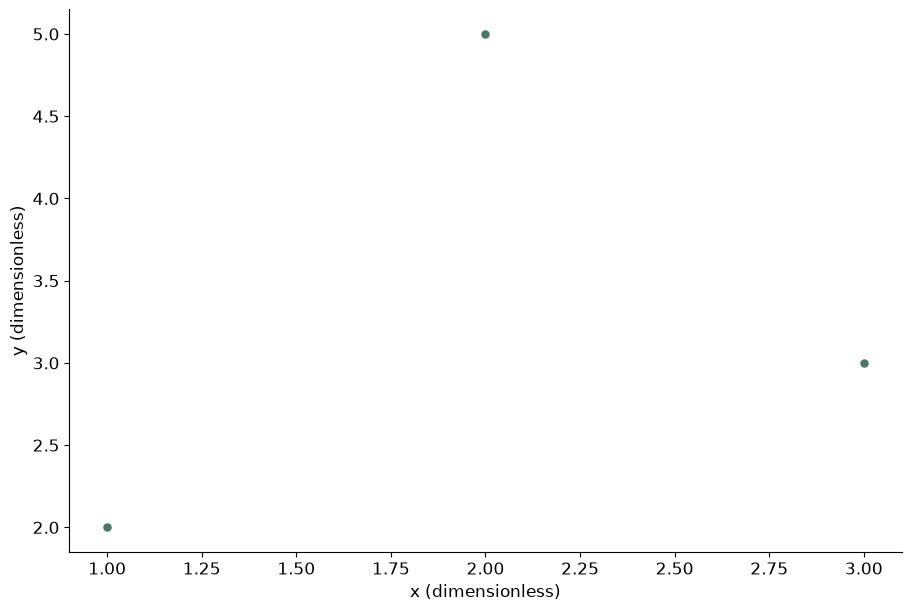

Recreate this plot in Python.
# Tuyan deterministic figure renderer v1; values are immutable source data.
import json
import math
import numpy as np
import matplotlib
matplotlib.use('Agg')
import matplotlib.pyplot as plt
from matplotlib.patches import Circle
from matplotlib.colors import ListedColormap, BoundaryNorm
d = json.loads("{\"type\":\"scatter\",\"rows\":[{\"x\":1,\"y\":2,\"size\":2},{\"x\":2,\"y\":5,\"size\":4},{\"x\":3,\"y\":3,\"size\":3}],\"units\":{\"value\":\"dimensionless\",\"x\":\"dimensionless\",\"y\":\"dimensionless\",\"size\":\"dimensionless\",\"low\":\"dimensionless\",\"high\":\"dimensionless\",\"start\":\"dimensionless\",\"end\":\"dimensionless\",\"effect\":\"dimensionless\",\"p\":\"dimensionless\",\"mean\":\"dimensionless\",\"fpr\":\"dimensionless\",\"tpr\":\"dimensionless\",\"recall\":\"dimensionless\",\"precision\":\"dimensionless\",\"predicted\":\"dimensionless\",\"observed\":\"dimensionless\",\"count\":\"dimensionless\",\"a\":\"dimensionless\",\"b\":\"dimensionless\",\"se\":\"dimensionless\",\"u\":\"dimensionless\",\"v\":\"dimensionless\",\"time\":\"dimensionless\",\"event\":\"dimensionless\"},\"options\":{\"bandwidth\":0.5,\"bins\":5,\"nullValue\":0,\"initialValue\":0,\"levels\":[0.5,1,1.5]},\"analysis\":{\"method\":\"pca\",\"description\":\"Synthetic precomputed QA values; not a statistical analysis of research data.\",\"pKind\":\"p\"},\"variants\":[],\"pixels\":1024,\"plotStyle\":{\"width\":9,\"height\":6,\"fontSize\":12}}")
r, kind, opt = d['rows'], d['type'], d['options']
plt.rcParams.update({'font.size':d['plotStyle']['fontSize']})
fig, ax = plt.subplots(figsize=(d['plotStyle']['width'], d['plotStyle']['height']), layout='constrained')
fig.set_facecolor('white')
fig._tuyan_target_pixels = d['pixels']
colors = ['#487968','#c58b53','#647da6','#a77592','#a5a659']
labels = [str(row.get('label',i+1)) for i,row in enumerate(r)]
unit = d['units']
def col(name):
    return np.array([row[name] for row in r], dtype=float)
def grouped():
    names = list(dict.fromkeys([str(row.get('group','Data')) for row in r]))
    return names, [np.array([row['value'] for row in r if str(row.get('group','Data')) == name], dtype=float) for name in names]
def density(values):
    # User-specified positive bandwidth; no concealed automatic inference.
    bw=float(opt['bandwidth'])
    grid=np.linspace(float(min(values))-3*bw,float(max(values))+3*bw,256)
    z=(grid[:,None]-values[None,:])/bw
    return grid,np.exp(-0.5*z*z).mean(axis=1)/(bw*math.sqrt(2*math.pi))
if kind in ['bar','dotplot','lollipop','forest']:
    y=np.arange(len(r)); values=col('value')
    if kind=='bar':
        bars=ax.barh(y,values,color=colors[0]); assert np.allclose([b.get_width() for b in bars],values)
    elif kind=='lollipop':
        ax.hlines(y,0,values,color=colors[0]); ax.scatter(values,y,color=colors[0])
    elif kind=='forest':
        ax.errorbar(values,y,xerr=np.vstack([values-col('low'),col('high')-values]),fmt='o',color=colors[0],capsize=3)
        ax.axvline(float(opt['nullValue']),color='#969e96',linestyle='--')
    else: ax.scatter(values,y,color=colors[0])
    ax.set_yticks(y,labels);ax.invert_yaxis();ax.set_xlabel(unit['value'])
elif kind in ['dumbbell','gantt']:
    y=np.arange(len(r));start,end=col('start'),col('end')
    if kind=='gantt': ax.barh(y,end-start,left=start,color=colors[0])
    else:
        ax.hlines(y,start,end,color='#9da99e');ax.scatter(start,y,label=opt.get('startLabel','Start'),color=colors[0]);ax.scatter(end,y,label=opt.get('endLabel','End'),color=colors[1]);ax.legend()
    ax.set_yticks(y,labels);ax.invert_yaxis();ax.set_xlabel(unit['start'])
elif kind=='waterfall':
    values=col('value');start=float(opt['initialValue'])+np.r_[0,np.cumsum(values)[:-1]]
    ax.bar(np.arange(len(r)),values,bottom=start,color=[colors[0] if v>=0 else colors[1] for v in values]);ax.set_xticks(np.arange(len(r)),labels,rotation=30);ax.set_ylabel(unit['value']);ax.axhline(0,color='#adb3a9')
elif kind=='histogram':
    values=col('value');counts,edges=np.histogram(values,bins=opt['bins'])
    assert int(counts.sum())==len(values)
    artists=ax.bar(edges[:-1],counts,width=np.diff(edges),align='edge',color=colors[0],edgecolor='white')
    assert np.allclose([p.get_height() for p in artists],counts)
    ax.set_xlabel(unit['value']);ax.set_ylabel('Count')
elif kind=='stripplot':
    names,groups=grouped()
    for i,values in enumerate(groups):ax.scatter(np.full(len(values),i),values,color=colors[i%len(colors)],s=22,alpha=.7)
    ax.set_xticks(np.arange(len(names)),names);ax.set_ylabel(unit['value'])
elif kind in ['boxplot','violin','raincloud','density','ridgeline']:
    names,groups=grouped()
    if kind=='boxplot': ax.boxplot(groups,whis=1.5,showfliers=True);ax.set_xticks(np.arange(len(names))+1,names);ax.set_ylabel(unit['value'])
    elif kind=='violin':
        # bw_method is explicit to avoid a hidden bandwidth choice.
        ax.violinplot(groups,showmeans=False,showmedians=True,bw_method=float(opt['bandwidth']));ax.set_xticks(np.arange(len(names))+1,names);ax.set_ylabel(unit['value'])
    else:
        for i,values in enumerate(groups):
            grid,pdf=density(values); color=colors[i%len(colors)]
            if kind=='density': ax.plot(grid,pdf,color=color,label=names[i])
            else:
                base=float(i);scale=0.65/max(pdf) if max(pdf)>0 else 1
                ax.fill_between(grid,base,base+pdf*scale,color=color,alpha=0.45)
                if kind=='raincloud':
                    ax.scatter(values,np.full(len(values),base-0.15),color=color,s=15)
                    ax.boxplot([values],positions=[base-0.35],vert=False,widths=.15,whis=1.5,manage_ticks=False)
        ax.set_xlabel(unit['value'])
        if kind=='density':ax.set_ylabel('Density');ax.legend()
        else:ax.set_yticks(np.arange(len(names)),names)
elif kind=='ecdf':
    values=np.sort(col('value')); p=np.arange(1,len(values)+1)/len(values)
    line=ax.step(values,p,where='post',color=colors[0])[0];assert np.allclose(line.get_ydata(),p)
    ax.set_xlabel(unit['value']);ax.set_ylabel('Cumulative proportion');ax.set_ylim(0,1)
elif kind in ['line','area','scatter','bubble','ordination','ma_plot','volcano','roc','pr_curve','calibration','bland_altman','funnel_meta']:
    xname,yname='x','y'
    if kind=='ma_plot':xname,yname='mean','effect'
    if kind=='roc':xname,yname='fpr','tpr'
    if kind=='pr_curve':xname,yname='recall','precision'
    if kind=='calibration':xname,yname='predicted','observed'
    if kind=='funnel_meta':xname,yname='effect','se'
    if kind=='volcano':x=col('effect');y=-np.log10(col('p'));xlabel='Effect ('+unit['effect']+')';ylabel='-log10('+d['analysis']['pKind']+')'
    elif kind=='bland_altman':
        a,b=col('a'),col('b');x=(a+b)/2;y=a-b;bias=np.mean(y);sd=np.std(y,ddof=1)
        for line,label in [(bias,'Mean difference'),(bias-1.96*sd,'Lower agreement limit'),(bias+1.96*sd,'Upper agreement limit')]:ax.axhline(line,color='#9a9f96',linestyle='--',label=label)
        ax.legend(fontsize=8);xlabel='Mean ('+unit['a']+')';ylabel='A - B ('+unit['a']+')'
    else:x,y=col(xname),col(yname);xlabel=xname+' ('+unit[xname]+')';ylabel=yname+' ('+unit[yname]+')'
    if kind in ['line','area','roc','pr_curve','calibration']:
        order=np.lexsort((y,x)) if kind=='roc' else np.argsort(x,kind='stable');x,y=x[order],y[order]
        artist=ax.plot(x,y,color=colors[0],marker='o',markersize=3)[0];assert np.allclose(artist.get_ydata(),y)
        if kind=='area':ax.fill_between(x,0,y,color=colors[0],alpha=.25)
    else:
        artist=ax.scatter(x,y,s=col('size')*float(opt.get('areaScale',20)) if kind=='bubble' else 26,color=colors[0]);assert np.allclose(artist.get_offsets(),np.column_stack([x,y]))
    ax.set_xlabel(xlabel);ax.set_ylabel(ylabel)
    if kind=='bubble':
        handles,legend_labels=artist.legend_elements(prop='sizes',num=3,func=lambda size:size/float(opt.get('areaScale',20)))
        ax.legend(handles,legend_labels,title='Area ('+unit['size']+')',fontsize=8)
    if kind in ['roc','calibration']:ax.plot([0,1],[0,1],linestyle='--',color='#adb3a9');ax.set_xlim(0,1);ax.set_ylim(0,1)
    if kind=='pr_curve':ax.set_xlim(0,1);ax.set_ylim(0,1)
    if kind=='funnel_meta':ax.invert_yaxis()
    if kind=='ordination':ax.text(.01,1.02,d['analysis']['method'].upper(),transform=ax.transAxes,fontsize=10)
elif kind in ['heatmap','adjacency_matrix','correlation_matrix','confusion_matrix','bubble_matrix','binary_matrix']:
    names_y=list(dict.fromkeys([str(row['row']) for row in r]));names_x=list(dict.fromkeys([str(row['column']) for row in r]))
    matrix=np.full((len(names_y),len(names_x)),np.nan)
    for row in r:matrix[names_y.index(str(row['row'])),names_x.index(str(row['column']))]=row['value']
    if kind=='bubble_matrix':
        for row in r:ax.scatter(names_x.index(str(row['column'])),names_y.index(str(row['row'])),s=row['value']*float(opt.get('areaScale',25)),color=colors[0])
        ax.invert_yaxis()
    elif kind=='binary_matrix':
        cmap=ListedColormap(['#f1f3ed','#487968']);cmap.set_bad('#b7b9b2')
        img=ax.pcolormesh(np.arange(len(names_x)+1)-.5,np.arange(len(names_y)+1)-.5,matrix,cmap=cmap,norm=BoundaryNorm([-.5,.5,1.5],2),shading='flat');ax.invert_yaxis();fig.colorbar(img,ax=ax,ticks=[0,1],label='0 absent / 1 present; grey missing')
        assert np.allclose(img.get_array(),matrix,equal_nan=True)
    else:
        img=ax.pcolormesh(np.arange(len(names_x)+1)-.5,np.arange(len(names_y)+1)-.5,matrix,cmap='RdBu_r' if kind=='correlation_matrix' else 'viridis',vmin=-1 if kind=='correlation_matrix' else None,vmax=1 if kind=='correlation_matrix' else None,shading='flat');ax.invert_yaxis();fig.colorbar(img,ax=ax,label=unit['value'])
        assert np.allclose(img.get_array(),matrix,equal_nan=True)
    ax.set_xticks(np.arange(len(names_x)),names_x,rotation=40,ha='right');ax.set_yticks(np.arange(len(names_y)),names_y)
    if kind=='confusion_matrix':ax.set_xlabel('Predicted class');ax.set_ylabel('True class')
elif kind=='pie':
    values=col('value');wedges,_=ax.pie(values,labels=labels,colors=colors,normalize=True)
    assert np.allclose([(w.theta2-w.theta1)/360 for w in wedges],values/sum(values),atol=1e-6)
elif kind=='rose':
    fig.delaxes(ax);ax=fig.add_subplot(111,projection='polar');values=col('value');theta=np.arange(len(r))*2*np.pi/len(r)
    ax.bar(theta,np.sqrt(values),width=2*np.pi/len(r),color=colors[0],edgecolor='white');ax.set_xticks(theta,labels);ax.set_ylabel('Radius = sqrt(value)')
elif kind in ['gene_track','protein_domain']:
    start,end=col('start'),col('end');ax.barh(np.arange(len(r)),end-start,left=start,color=colors[0]);ax.set_yticks(np.arange(len(r)),labels);ax.set_xlabel(unit['start']);ax.invert_yaxis()
elif kind=='vector_field':
    artist=ax.quiver(col('x'),col('y'),col('u'),col('v'),angles='xy',scale_units='xy',scale=1,color=colors[0]);ax.set_xlabel(unit['x']);ax.set_ylabel(unit['y']);ax.set_aspect('equal')
elif kind=='contour':
    xs=np.unique(col('x'));ys=np.unique(col('y'));z=np.full((len(ys),len(xs)),np.nan)
    for row in r:z[list(ys).index(row['y']),list(xs).index(row['x'])]=row['value']
    cs=ax.contour(xs,ys,z,levels=opt['levels'])
    for label in ax.clabel(cs,inline=False,fontsize=8):label.set_bbox({'facecolor':'white','edgecolor':'none','pad':1})
    ax.set_xlabel(unit['x']);ax.set_ylabel(unit['y'])
elif kind=='kaplan_meier':
    names=list(dict.fromkeys([str(row.get('group','Data')) for row in r]))
    for i,name in enumerate(names):
        data=[row for row in r if str(row.get('group','Data'))==name];times=sorted(set(row['time'] for row in data));xs=[0.];ys=[1.];s=1.
        for t in times:
            risk=sum(row['time']>=t for row in data);events=sum(row['time']==t and row['event']==1 for row in data)
            s=s*(1-events/risk);xs.append(t);ys.append(s)
            cens=sum(row['time']==t and row['event']==0 for row in data)
            if cens:ax.plot(t,s,marker='+',color=colors[i%len(colors)])
        ax.step(xs,ys,where='post',label=name,color=colors[i%len(colors)])
    ax.set_ylim(0,1.03);ax.set_ylabel('Survival probability (no CI estimated)');ax.set_xlabel(unit['time']);ax.legend()
elif kind in ['venn','upset']:
    names=[row['set'] for row in r];sets=[set(row['members']) for row in r];members=set().union(*sets);counts={}
    for item in members:
        mask=tuple(item in s for s in sets);counts[mask]=counts.get(mask,0)+1
    if kind=='venn':
        for x,color,name in [(0.4,colors[0],names[0]),(.65,colors[1],names[1])]:ax.add_patch(Circle((x,.5),.23,facecolor=color,alpha=.25));ax.text(x,.78,name,ha='center')
        for x,key in [(.29,(True,False)),(.525,(True,True)),(.76,(False,True))]:ax.text(x,.5,str(counts.get(key,0)),ha='center')
        ax.set_xlim(0,1.05);ax.set_ylim(0,1);ax.set_aspect('equal');ax.axis('off');ax.text(.5,.1,'Areas are schematic; labels show exact counts',ha='center',fontsize=8)
    else:
        masks=sorted(counts,key=lambda m:(-counts[m],m));ax.bar(np.arange(len(masks)),[counts[m] for m in masks],color=colors[0]);ax.set_xticks(np.arange(len(masks)),[' & '.join(names[i] for i,v in enumerate(m) if v) for m in masks],rotation=35,ha='right');ax.set_ylabel('Exclusive intersection size')
        # Membership matrix below bars is necessary to distinguish UpSet from a bar chart.
        matrix_ax=ax.inset_axes([0,-.48,1,.27]);matrix_ax.set_xlim(-.5,len(masks)-.5)
        for j,m in enumerate(masks):
            ys=[i for i,v in enumerate(m) if v];matrix_ax.plot([j]*len(ys),ys,color=colors[0]);matrix_ax.scatter([j]*len(names),np.arange(len(names)),color=[colors[0] if v else '#dde1d8' for v in m])
        matrix_ax.set_yticks(np.arange(len(names)),names);matrix_ax.set_xticks([]);matrix_ax.invert_yaxis()

checks={}
computed={}
def audit(name,actual,expected,atol=1e-8):
    a=np.asarray(actual,dtype=float);e=np.asarray(expected,dtype=float)
    assert a.shape==e.shape and np.allclose(a,e,rtol=1e-7,atol=atol,equal_nan=True), 'Numeric artist mismatch: '+name
    mask=np.isfinite(a)&np.isfinite(e)
    error=float(np.max(np.abs(a[mask]-e[mask]))) if np.any(mask) else 0.
    checks[name]={'count':int(a.size),'absoluteError':error,'passed':True}
if kind=='bar':audit('bar_widths',[p.get_width() for p in ax.patches],col('value'))
elif kind in ['dotplot','lollipop']:audit('point_values',ax.collections[-1].get_offsets()[:,0],col('value'))
elif kind=='forest':
    audit('point_estimates',ax.lines[0].get_xdata(),col('value'))
    audit('intervals',np.array(ax.collections[0].get_segments())[:,:,0],np.column_stack([col('low'),col('high')]))
elif kind=='dumbbell':
    audit('start_points',ax.collections[1].get_offsets()[:,0],col('start'));audit('end_points',ax.collections[2].get_offsets()[:,0],col('end'))
elif kind=='gantt':
    audit('interval_start',[p.get_x() for p in ax.patches],col('start'));audit('interval_width',[p.get_width() for p in ax.patches],col('end')-col('start'))
elif kind=='waterfall':
    audit('increments',[p.get_height() for p in ax.patches],col('value'));audit('cumulative_baselines',[p.get_y() for p in ax.patches],float(opt['initialValue'])+np.r_[0,np.cumsum(col('value'))[:-1]])
    computed['cumulativeValues']=(float(opt['initialValue'])+np.cumsum(col('value'))).tolist()
elif kind=='histogram':
    audit('bin_heights',[p.get_height() for p in ax.patches],counts);audit('total_count',[sum(p.get_height() for p in ax.patches)],[len(r)]);computed['binEdges']=edges.tolist();computed['binCounts']=counts.tolist()
elif kind=='stripplot':
    for i,values in enumerate(groups):audit('observations_'+str(i),ax.collections[i].get_offsets()[:,1],values)
elif kind=='boxplot':
    for i,values in enumerate(groups):audit('median_'+str(i),ax.lines[i*7+5].get_ydata(),[np.median(values)]*2)
elif kind=='violin':
    medians=ax.collections[-1].get_segments();audit('medians',[x[0,1] for x in medians],[np.median(v) for v in groups])
elif kind in ['density','ridgeline','raincloud']:
    computed['bandwidth']=float(opt['bandwidth']);computed['groupSizes']=[len(v) for v in groups]
    for i,values in enumerate(groups):
        grid,pdf=density(values)
        if kind=='density':audit('density_'+str(i),ax.lines[i].get_ydata(),pdf)
        else:
            top=np.column_stack([grid,i+pdf*(.65/max(pdf))]);bottom=np.column_stack([grid,np.full(len(grid),i)])
            expected=np.vstack([top[0],bottom,top[-1],top[::-1],top[0]])
            audit('density_polygon_'+str(i),ax.collections[i*(2 if kind=='raincloud' else 1)].get_paths()[0].vertices,expected)
        if kind=='raincloud':audit('observations_'+str(i),ax.collections[i*2+1].get_offsets()[:,0],values)
elif kind=='ecdf':
    audit('ecdf_sorted_values',ax.lines[0].get_xdata(),np.sort(col('value')));audit('ecdf_probability',ax.lines[0].get_ydata(),np.arange(1,len(r)+1)/len(r))
elif kind in ['line','area','roc','pr_curve','calibration']:audit('plotted_xy',np.column_stack([artist.get_xdata(),artist.get_ydata()]),np.column_stack([x,y]))
elif kind in ['scatter','bubble','ordination','ma_plot','volcano','bland_altman','funnel_meta']:
    audit('point_coordinates',artist.get_offsets(),np.column_stack([x,y]))
    if kind=='bubble':audit('marker_area',artist.get_sizes(),col('size')*float(opt.get('areaScale',20)))
    if kind=='volcano':computed['negativeLog10P']=y.tolist()
    if kind=='bland_altman':
        audit('agreement_limits',[ln.get_ydata()[0] for ln in ax.lines[:3]],[bias,bias-1.96*sd,bias+1.96*sd]);computed.update({'meanDifference':float(bias),'sampleSdDifference':float(sd),'limits':[float(bias-1.96*sd),float(bias+1.96*sd)]})
elif kind in ['heatmap','adjacency_matrix','correlation_matrix','confusion_matrix','binary_matrix']:audit('matrix_cells',img.get_array(),matrix);computed['missingCells']=int(np.isnan(matrix).sum())
elif kind=='bubble_matrix':audit('marker_areas',[c.get_sizes()[0] for c in ax.collections],col('value')*float(opt.get('areaScale',25)))
elif kind=='pie':audit('angular_proportions',[(w.theta2-w.theta1)/360 for w in wedges],col('value')/sum(col('value')),1e-6)
elif kind=='rose':audit('area_proportions',[p.get_height()**2 for p in ax.patches],col('value'))
elif kind=='vector_field':audit('vectors',np.column_stack([artist.U,artist.V]),np.column_stack([col('u'),col('v')]))
elif kind=='contour':
    audit('contour_levels',cs.levels,opt['levels'])
    for level,path in zip(cs.levels,cs.get_paths()):
        points=path.vertices
        if len(points)==0:continue
        assert np.all(points[:,0]>=xs[0]) and np.all(points[:,0]<=xs[-1]) and np.all(points[:,1]>=ys[0]) and np.all(points[:,1]<=ys[-1]), 'Contour outside data grid'
        ix=np.clip(np.searchsorted(xs,points[:,0],side='right')-1,0,len(xs)-2);iy=np.clip(np.searchsorted(ys,points[:,1],side='right')-1,0,len(ys)-2)
        tx=(points[:,0]-xs[ix])/(xs[ix+1]-xs[ix]);ty=(points[:,1]-ys[iy])/(ys[iy+1]-ys[iy])
        interpolated=(1-tx)*(1-ty)*z[iy,ix]+tx*(1-ty)*z[iy,ix+1]+(1-tx)*ty*z[iy+1,ix]+tx*ty*z[iy+1,ix+1]
        audit('contour_vertices_'+str(float(level)),interpolated,np.full(len(points),level))
    computed['gridShape']=list(z.shape)
elif kind=='kaplan_meier':
    survival_lines=[ln for ln in ax.lines if ln.get_drawstyle()=='steps-post']
    for i,name in enumerate(names):
        data=[row for row in r if str(row.get('group','Data'))==name];prob=1.;expected=[1.]
        for t in sorted(set(row['time'] for row in data)):
            prob*=1-sum(row['time']==t and row['event']==1 for row in data)/sum(row['time']>=t for row in data);expected.append(prob)
        audit('survival_'+str(i),survival_lines[i].get_ydata(),expected)
        computed[name]={'survival':expected}
elif kind=='venn':audit('intersection_labels',[float(t.get_text()) for t in ax.texts[2:5]],[counts.get((True,False),0),counts.get((True,True),0),counts.get((False,True),0)])
elif kind=='upset':audit('exclusive_intersections',[p.get_height() for p in ax.patches],[counts[m] for m in masks]);audit('union_size',[sum(p.get_height() for p in ax.patches)],[len(members)])
assert checks, 'Missing numeric audit for '+kind
fig._tuyan_validation={'typeId':kind,'checks':checks,'computations':computed,'analysis':d['analysis'],'suppliedFields':list(r[0]),'dataSourcePolicy':'User supplied values; artist checks do not establish source authenticity or study validity.'}

for collection in fig.findobj(matplotlib.collections.Collection):collection.set_rasterized(False)
for spine in ['top','right']:
    if spine in ax.spines: ax.spines[spine].set_visible(False)
